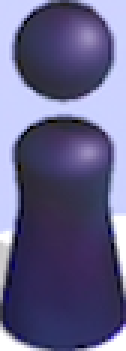
#> input picture piece.png, 42 x 117 px (shown 3 times larger)
$ python 'wechat_autojump_iOS&Win_opencv.py'
#> lines starting #> are read from the running program, lines starting #| are printed output that depends on the picture; pictures that were not available may be replaced by others from this repository, and a replacement may not be noted
#  -*- coding: utf-8 -*-
import cv2
import numpy as np
import os
import shutil
import time
import math
from PIL import Image, ImageDraw, ImageGrab
import socket

# =================================
#   使用Arduino需要取消下面一句的注释
#
#from servo_control_arduino import arduino_servo_run
#
#
# =================================


# =================================
#  使用树莓派需要设置ip地址
#
ip_addr = '192.168.199.181'
#
#
# ================================

# Magic Number，不设置可能无法正常执行，请根据具体截图从上到下按需设置
under_game_score_y = 170  # 截图中刚好低于分数显示区域的 Y 坐标
press_coefficient = 2.39 # 长按的时间系数，
piece_base_height_1_2 = 10  # 二分之一的棋子底座高度，可能要调节

w,h = 610,1080

special_board = ['music_player.png','cesspool.png'] # 有加分的目标
piece_template = cv2.imread('piece.png',0) # 棋子模板
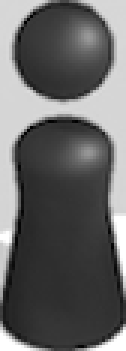
#> piece_template: shape (117, 42) (shown 3 times larger); min 0, max 255, mean 101.5
white_point_template = cv2.imread('white_point.png',0) # 白点模板
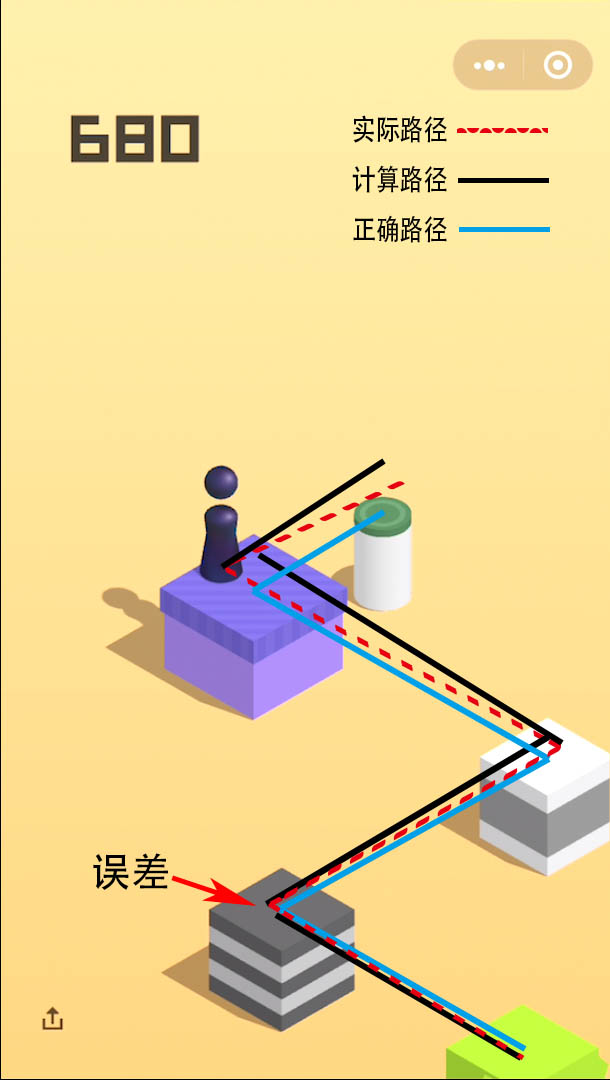
#> input picture data/deviation.jpg, 610 x 1080 px, given in place of white_point.png, which was not available
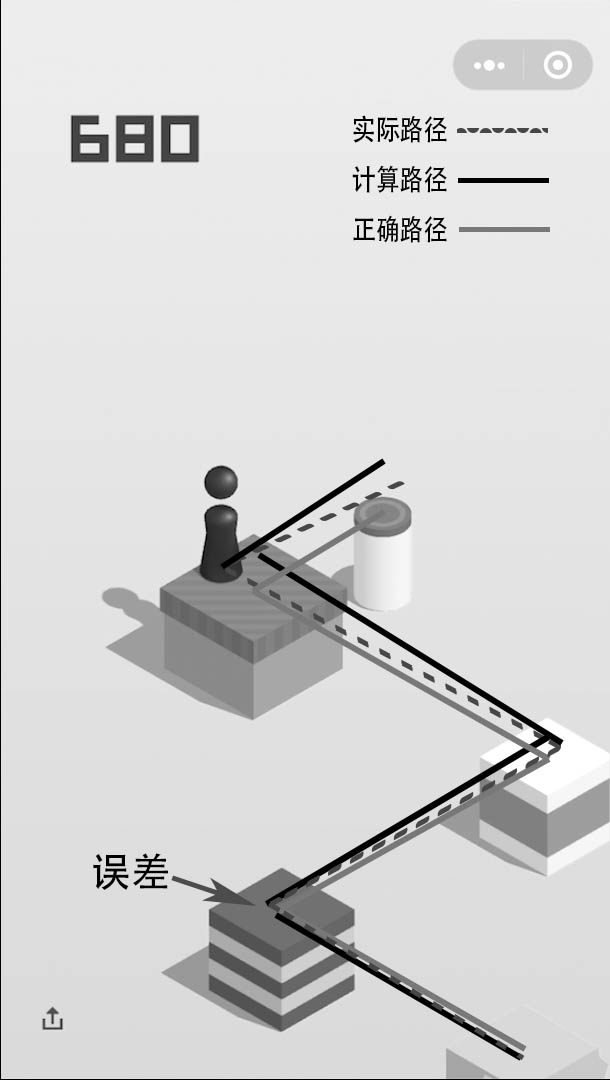
#> white_point_template: shape (1080, 610); min 0, max 255, mean 212.8

piece_w, piece_h = piece_template.shape[::-1]
#> piece_w = 42; piece_h = 117

screenshot_backup_dir = 'screenshot_backups/'
screenshot_backup_dir2 = 'train_data/'
if not os.path.isdir(screenshot_backup_dir):
    os.mkdir(screenshot_backup_dir)

method = 'cv2.TM_CCORR_NORMED'
meth = eval('cv2.TM_CCORR_NORMED')


# 使用PIL库截取Windows屏幕
def pull_screenshot():
#> (the run stopped early here; a loop or call above may not have finished)
